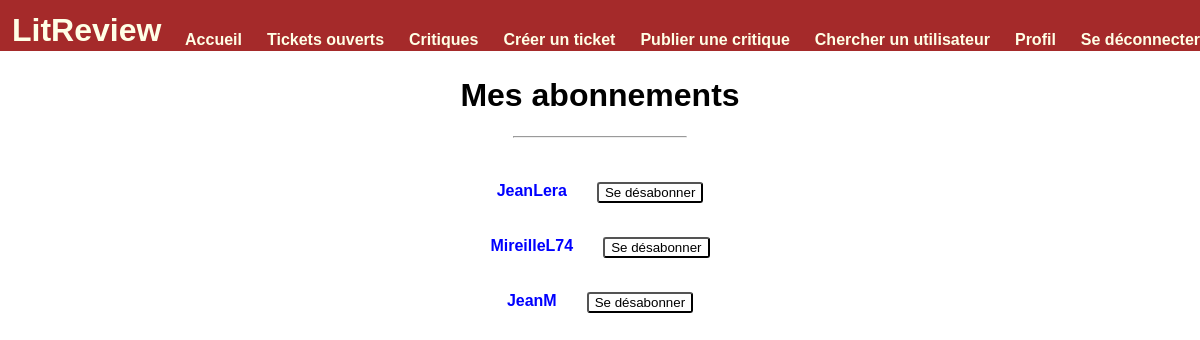
Page /profile/subscriptions (signed in) on the committed database.
### authentication/models.py (models this page shows)
class User(AbstractUser):
    tickets_list = models.ManyToManyField(Ticket, related_name="tickets_list")
    reviews_list = models.ManyToManyField(Review, related_name="reviews_list")
    description = models.TextField(verbose_name="Description", max_length=1000, blank=True, null=True)
    class Meta:
        ordering = ['-username']

### blog/views.py (the view)
# urls.py: path('profile/subscriptions', views.manage_subscriptions, name='subscription-management'),
@login_required
def manage_subscriptions(request):
    followers = UserFollows.objects.filter(user_id=request.user.id)
    user_objects = []
    for value in followers:
        user_objects.append(User.objects.get(id=value.followed_user_id.id))
    return render(request, 'user/subscription_manager.html', context={'followers': user_objects})

### blog/templates/user/subscription_manager.html (shortened to what this page needs)
{% extends 'base.html' %}
{% block content %}
<h1> Mes abonnements </h1>
<hr><br><br>
{% if followers %}
    {% for follower in followers %}
                <div class="user-profile">
                <a href="{% url 'user-page' follower.id %}" class="user-infos"><em>{{ follower }}</em></a>
                <form action='{% url "delete-subscription" follower.id %}' method='GET'>
                <button class="publish" type='submit'> Se désabonner </button>
                </form>
                </div>
                <br>
    {% endfor %}
{% else %}
    <p> Vous ne suivez personne pour le moment </p>
{% endif %}
{% endblock %}

### static/apps.css (style rules this page uses)
html { font-family: Arial; -ms-overflow-style: none; scrollbar-width: none; }
em { font-weight: bold; font-style: normal; }
a, a:visited { text-decoration: none; color: blue; }
.user-profile { display: flex; justify-content: center; text-align: center; gap: 30px; }
hr { width: 15%; }
.publish { border-radius: 3px; background-color: white; }

### rows in the picture
User: username "JeanLera"
User: username "MireilleL74"
User: username "JeanM"
